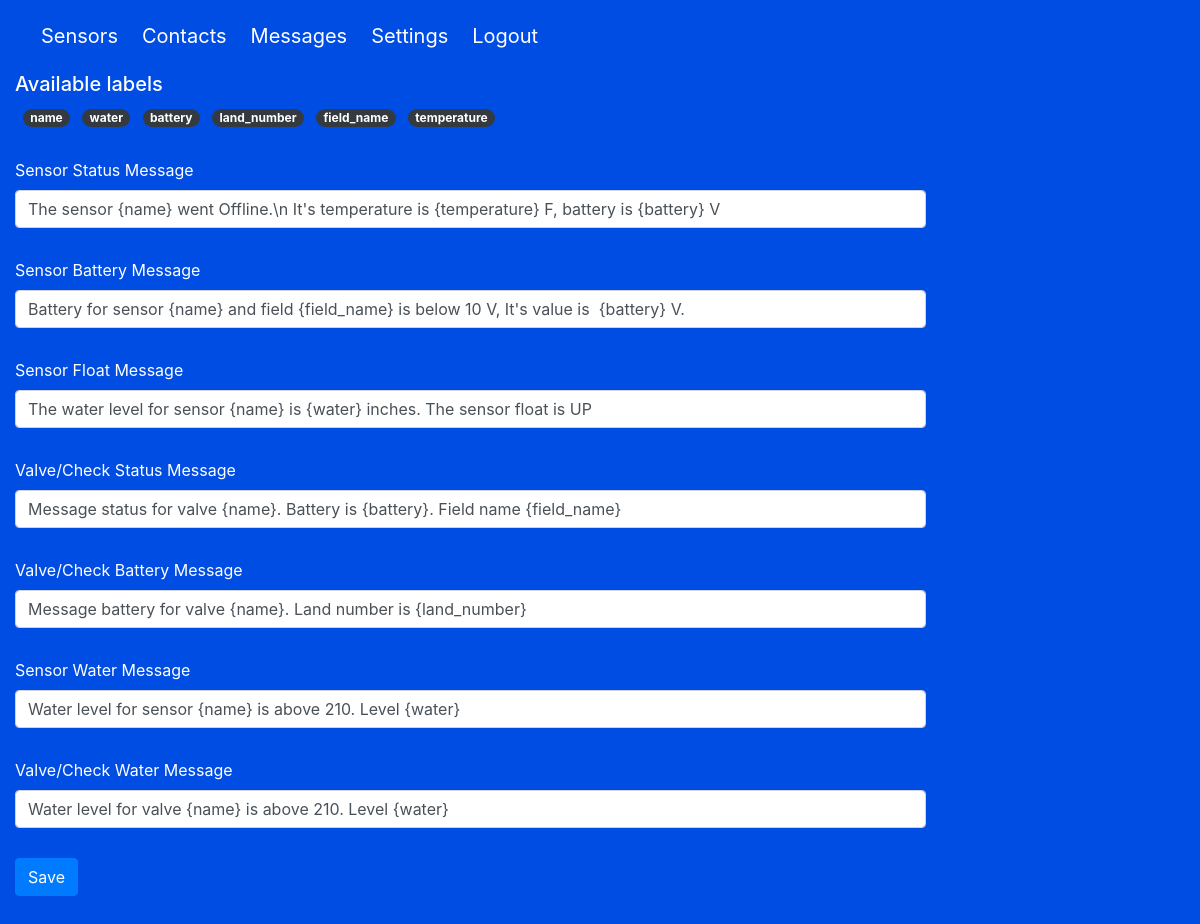
The page /messages (signed in) on the database as committed earlier.
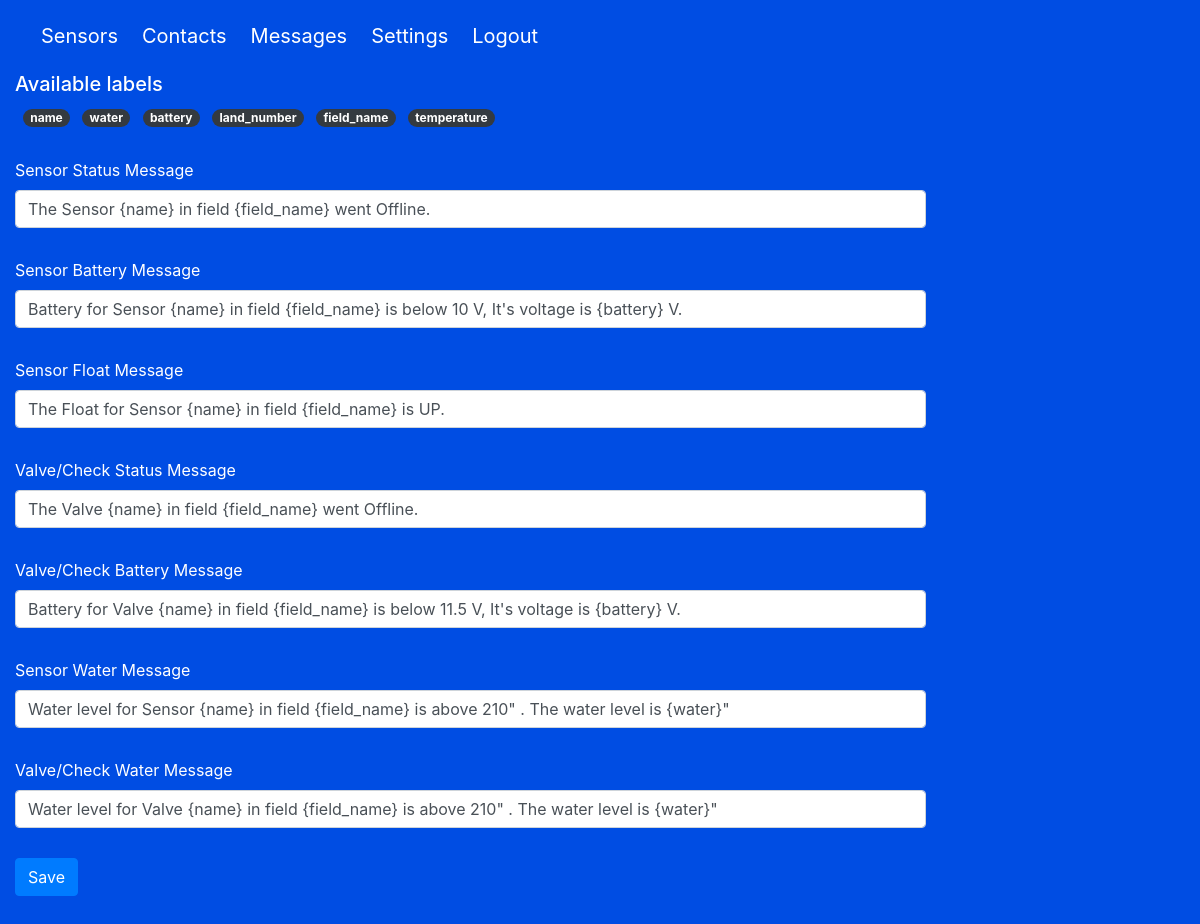
The same page on the database as committed later.
### models.py (models this page shows)
class LabelMessage(db.Model, SerializerMixin):
    __tablename__ = 'label_message'
    id = db.Column(db.Integer, primary_key=True)
    name = db.Column(db.String(100), unique=True)

class Message(db.Model, SerializerMixin):
    __tablename__ = 'message'
    id = db.Column(db.Integer, primary_key=True)
    name = db.Column(db.String(100))
    mess_type = db.Column(db.String(20))
    message = db.Column(db.String(1000))

### main.py (the view, shortened to what this page needs)
@main.route('/messages', methods=["GET", "POST"])
@login_required
def messages():
    labels = [label.to_dict() for label in LabelMessage.query.all()]
    msgs = [message.to_dict() for message in Message.query.all()]
    if request.method == 'GET':
        is_admin = current_app.config['ADMIN_USER']
        return render_template('messages.html', labels=labels, messages=msgs, is_admin=is_admin)

### app.py (called while the page is built)
@login_manager.user_loader
def load_user(user_id):
    return User.query.get(int(user_id))

### templates/messages.html (shortened to what this page needs)
{% extends "base.html" %}
{% block content %}
    <h5>Available labels</h5>
    {% for label in labels %}
        <span class="badge badge-pill badge-dark ml-2">{{ label.name }}</span>
    {% endfor %}
    <form method="post">
        {% for message in messages %}
            <div class="form-group">
                <label>
                    {{ message.mess_type[0] | upper }}{{ message.mess_type[1:] }}{{ '/Check' if message.mess_type == 'valve' }}
                    {{ message.name[0] | upper }}{{ message.name[1:] }} Message</label>
                <input class="form-control" name="{{ '{}_{}'.format(message.name, message.mess_type) }}"
                       value="{{ message.message }}">
            </div>
        {% endfor %}
        <button type="submit" class="btn btn-primary">Save</button>
    </form>
{% endblock %}

### templates/base.html (shortened to what this page needs)
<!DOCTYPE html>
<html>
<head>
    <link rel="stylesheet" href="../static/css/bulma.min.css"/>
    <link rel="stylesheet" href="../static/bootstrap4/css/bootstrap.min.css"/>
    <link rel="stylesheet" href="../static/css/main.css"/>
</head>
<body>
<section class="hero is-primary is-fullheight" style="min-width: 100%; float: left">
    <div class="hero-head">
        <nav class="navbar">
            <div class="container">
                <div id="navbarMenuHeroA" class="navbar-menu navbar-brand">
                    <div class="navbar-start">
                        {% if current_user.is_authenticated %}
                            <a href="{{ url_for('main.sensor') }}" class="navbar-item">
                                Sensors
                            </a>
                            <a href="{{ url_for('contact.contacts') }}" class="navbar-item">
                                Contacts
                            </a>
                            <a href="{{ url_for('main.messages') }}" class="navbar-item">
                                Messages
                            </a>
                            <a href="{{ url_for('main.settings') }}" class="navbar-item">
                                Settings
                            </a>
                            <a href="{{ url_for('auth.logout') }}" class="navbar-item">
                                Logout
                            </a>
                        {% endif %}
                    </div>
                </div>
            </div>
        </nav>
    </div>
    <div class="hero-body">
        <div class="container">
            {% block content %}
            {% endblock %}
        </div>
    </div>
</section>
</body>
</html>

### static/css/main.css (style rules this page uses)
body { overflow: scroll !important; background-color: #004DE3; }
.hero.is-primary { background-color: #004DE3; }
.hero-body .container { max-width: 80%; }
@media only screen
and (min-device-width: 768px)
and (max-device-width: 1024px) { .container { margin-left: 0; } }
@media only screen
and (min-device-width: 768px)
and (max-device-width: 1024px) { .hero-body { padding-left: 0 !important; padding-top: 0; } }
.form-group { margin: 30px 0; }
.hero-head .container { margin-left: 10px; }

Rows that differ between the two databases and show on the page:
changed Message: message "The sensor {name} went Offline.\\n It's temperature is {temperature} F, battery is {battery} V" → "The Sensor {name} in field {field_name} went Offline."
changed Message: battery_sensor "Battery for sensor {name} and field {field_name} is below 10 V, It's value is {battery} V." → "Battery for Sensor {name} in field {field_name} is below 10 V, It's voltage is {battery} V."
changed Message "loat": message "The water level for sensor {name} is {water} inches. The sensor float is UP" → "The Float for Sensor {name} in field {field_name} is UP."
changed Message: status_valve "Message status for valve {name}. Battery is {battery}. Field name {field_name}" → "The Valve {name} in field {field_name} went Offline."
changed Message: message "Message battery for valve {name}. Land number is {land_number}" → "Battery for Valve {name} in field {field_name} is below 11.5 V, It's voltage is {battery} V."
changed Message: message "Water level for sensor {name} is above 210. Level {water}" → "Water level for Sensor {name} in field {field_name} is above 210\" . The water level is {water}\""
changed Message: message "Water level for valve {name} is above 210. Level {water}" → "Water level for Valve {name} in field {field_name} is above 210\" . The water level is {water}\""
